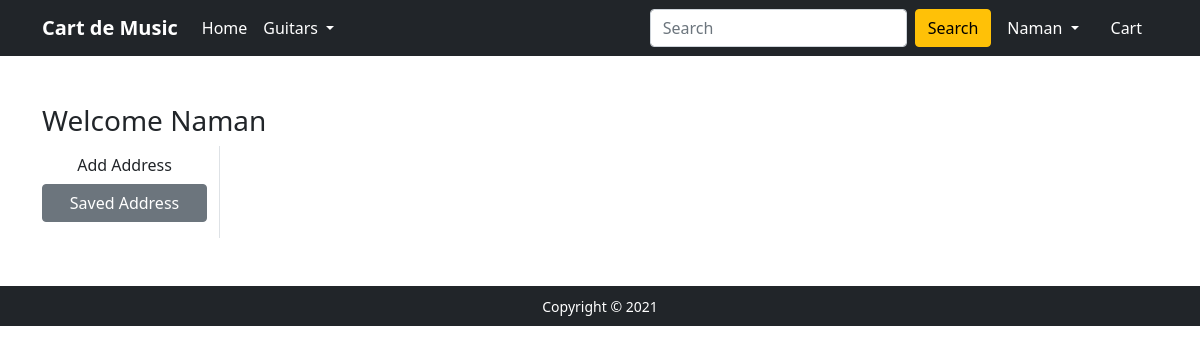
/address/ (signed in), run on an earlier commit of the app's database.
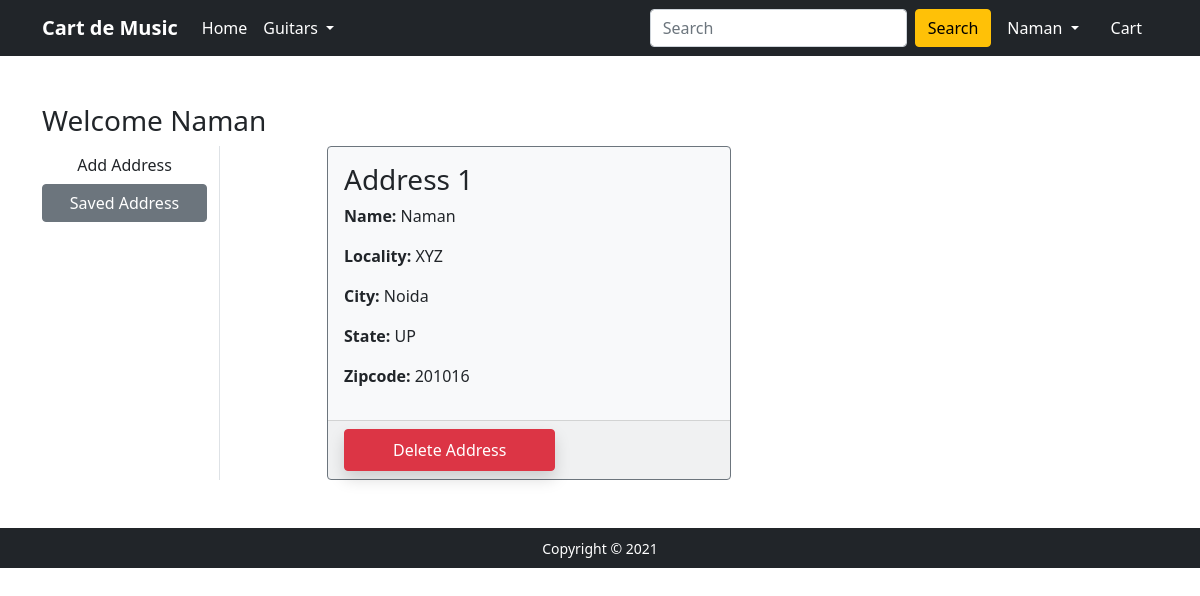
And on a later commit of the database.
### app/models.py (models this page shows, shortened)
class Customer(models.Model):
    user = models.ForeignKey(User,on_delete=models.CASCADE)
    name = models.CharField(max_length=200)
    locality = models.CharField(max_length=200)
    city = models.CharField(max_length=50)
    zipcode = models.IntegerField()
    state = models.CharField(choices=STATE_CHOICES, max_length=50)

### app/views.py (the view)
# urls.py: path('address/', views.address, name='address'),
@login_required
def address(request):
 add = Customer.objects.filter(user=request.user)
 return render(request, 'app/address.html', {'add':add, 'active':'btn-secondary'})

### app/templates/app/address.html (shortened to what this page needs)
{% extends 'app/base.html' %}
{% load static %}
{% block main-content %}
<div class="container my-5">
 <div class="row">
 <h3>Welcome {{request.user.username|capfirst}}</h3>
  <div class="col-sm-2 border-end">
   <ul class="list-unstyled">
    <li class="d-grid"><a href="{% url 'profile' %}" class="btn">Add Address</a></li>
    <li class="d-grid"><a href="{% url 'address' %}" class="btn {{active}}">Saved Address</a></li>
   </ul>
  </div>
  <div class="col-sm-9 offset-sm-1">
   <div class="row">
   {% for ad in add%}
    <div class="col-sm-6">
     <div class="card bg-light border-secondary">
      <div class="card-body">
       <h3> Address {{forloop.counter}}</h3>
       <p><strong>Name:</strong> {{ad.name|capfirst}}</p>
       <p> <strong> Locality: </strong> {{ad.locality|capfirst}} </p>
       <p><strong> City: </strong> {{ad.city|capfirst}} </p>
       <p><strong> State:</strong> {{ad.state}}</p>
       <p><strong> Zipcode: </strong> {{ad.zipcode}}</p>
      </div>
      <div class="card-footer">
       <form action="/deleteaddress" class="d-inline">
   <button text="center" type="submit" class="btn btn-danger shadow px-5 py-2">
  Delete Address </button>  </div>
     </div>
    </div>
 {%endfor%}
   </div>
  </div>
 </div>
</div>
{% endblock main-content %}

What changed in the data, as far as the page shows it:
added Customer: name "Naman", locality "XYZ", city "Noida", state "UP", zipcode "201016"
